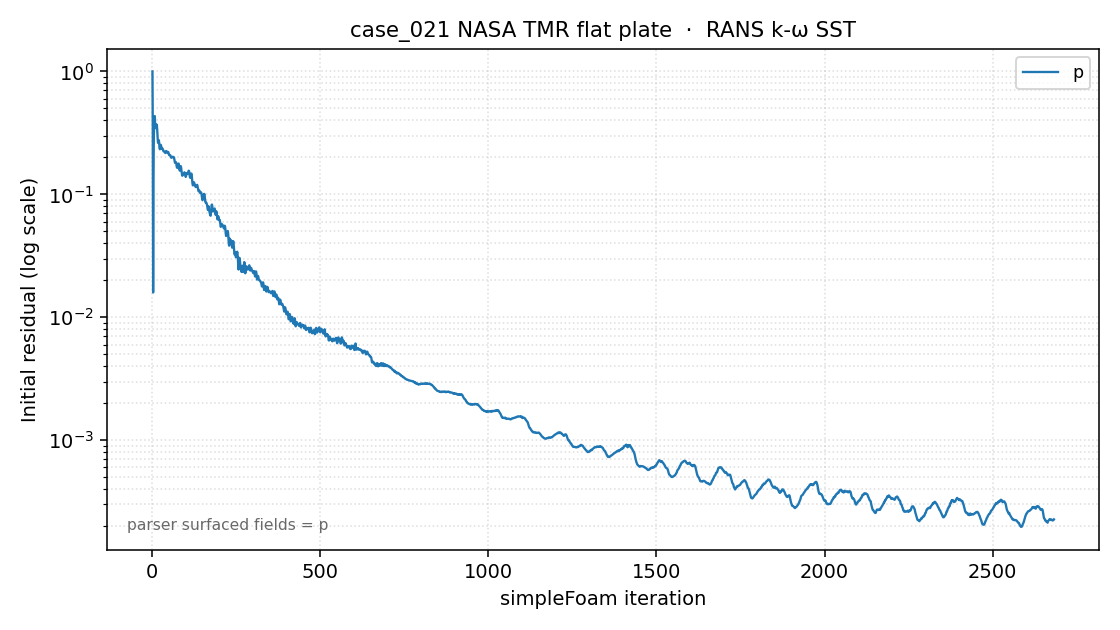

Source code (Python):
"""Generate residual_plot.png for case_021 NASA TMR flat plate.

Reads ../../../_sandboxes/case_021_nasa_tmr_flat_plate/case_v65/artifacts/residuals.csv
and plots all parsed residual columns on log scale vs iteration.

Run:  python3 residual_plot.py
Output: residual_plot.png in this directory.

Caveat: at the time of capture, the parsed residuals.csv contains only `p`.
This is itself a parser-coverage discussion point in the demo — manifest
declares Ux/Uy/Uz/p but the simpleFoam log emitted via the v65 dataset path
appears to surface only `p` to the regex. Honesty fence at work.
"""
from __future__ import annotations
import csv
from pathlib import Path

import matplotlib
matplotlib.use("Agg")
import matplotlib.pyplot as plt

HERE = Path(__file__).parent
RESID = Path(
    "/Users/Zhuanz/Desktop/cfd-harness-unified/_sandboxes/"
    "case_021_nasa_tmr_flat_plate/case_v65/artifacts/residuals.csv"
)
OUT = HERE / "residual_plot.png"


def load_residuals(p: Path) -> tuple[list[int], dict[str, list[float]]]:
    with p.open() as f:
        rdr = csv.reader(f)
        header = next(rdr)
        iters: list[int] = []
        cols: dict[str, list[float]] = {h: [] for h in header[1:]}
        for row in rdr:
            iters.append(int(row[0]))
            for h, v in zip(header[1:], row[1:]):
                try:
                    cols[h].append(float(v))
                except ValueError:
                    cols[h].append(float("nan"))
        return iters, cols


def main() -> None:
    iters, cols = load_residuals(RESID)
    fig, ax = plt.subplots(figsize=(8, 4.5), dpi=140)
    for name, ys in cols.items():
        ax.semilogy(iters, ys, label=name, linewidth=1.2)
    ax.set_xlabel("simpleFoam iteration")
    ax.set_ylabel("Initial residual (log scale)")
    ax.set_title(
        "case_021 NASA TMR flat plate  ·  RANS k-ω SST",
        fontsize=11,
    )
    ax.grid(True, which="both", linestyle=":", alpha=0.4)
    ax.legend(loc="upper right", fontsize=9)
    ax.text(
        0.02, 0.04,
        "parser surfaced fields = " + ", ".join(cols.keys()),
        transform=ax.transAxes, fontsize=8, color="dimgray",
    )
    fig.tight_layout()
    fig.savefig(OUT)
    print(f"wrote {OUT}")


if __name__ == "__main__":
    main()
